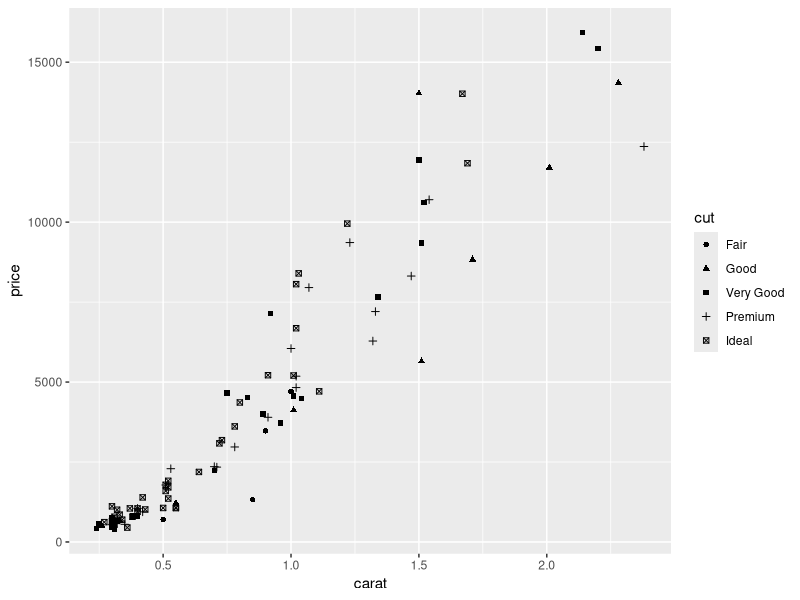
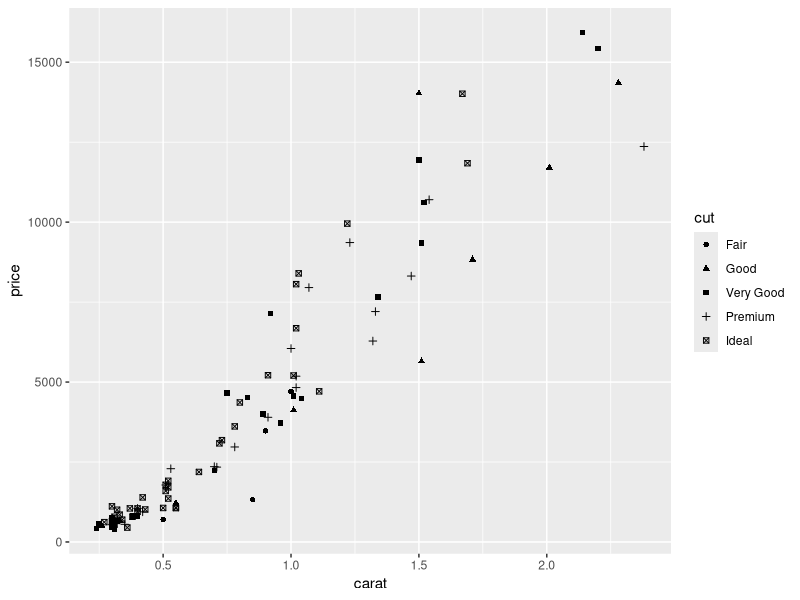
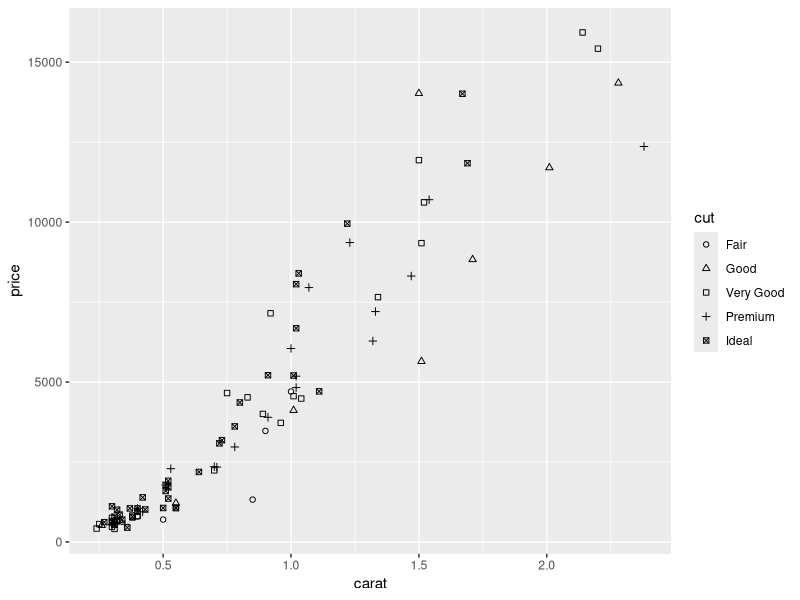
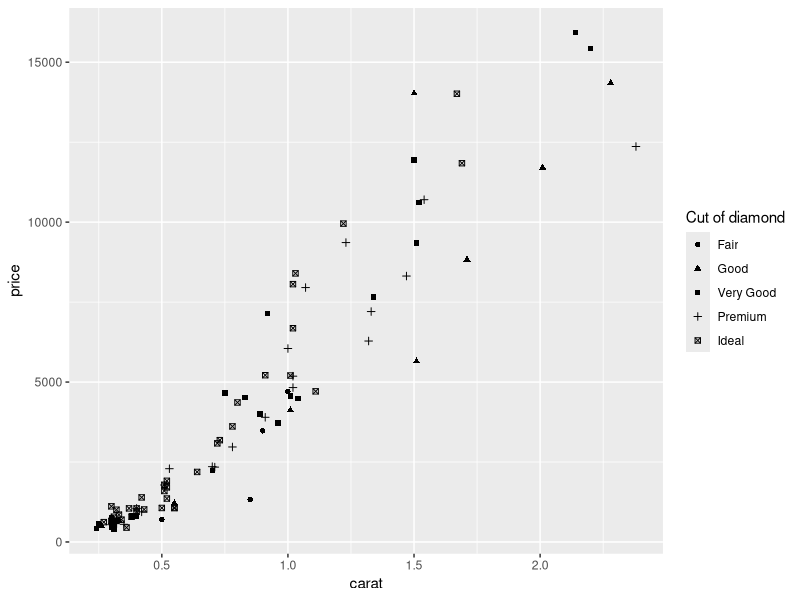
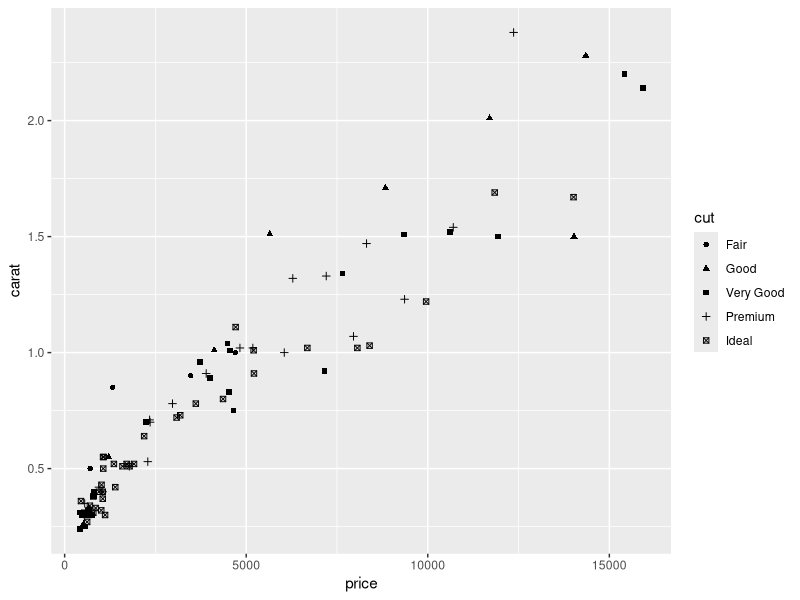
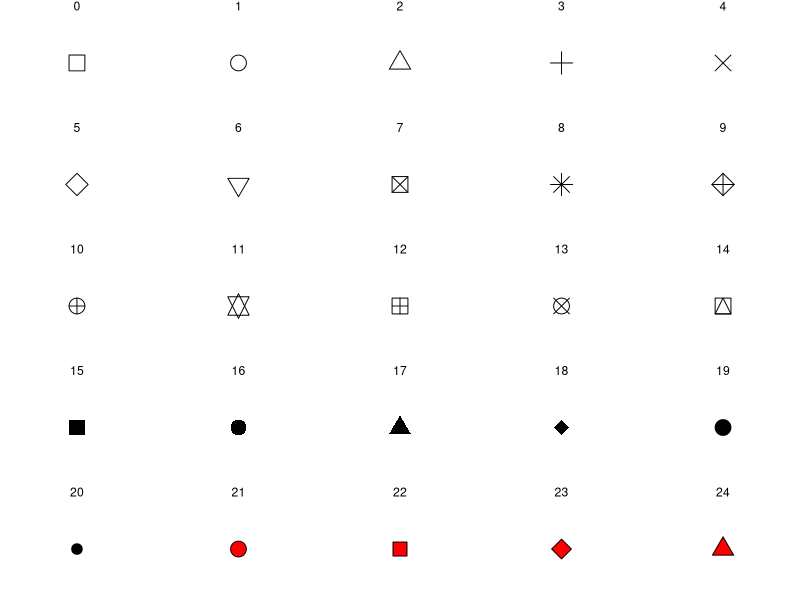

Write the R code that produced these figures, in order.
library(ggplot2)


### Name: scale_shape
### Title: Scales for shapes, aka glyphs
### Aliases: scale_shape scale_shape_discrete scale_shape_ordinal
###   scale_shape_continuous

### ** Examples

dsmall <- diamonds[sample(nrow(diamonds), 100), ]

(d <- ggplot(dsmall, aes(carat, price)) + geom_point(aes(shape = cut)))
d + scale_shape(solid = TRUE) # the default
d + scale_shape(solid = FALSE)
d + scale_shape(name = "Cut of diamond")

# To change order of levels, change order of
# underlying factor
levels(dsmall$cut) <- c("Fair", "Good", "Very Good", "Premium", "Ideal")

# Need to recreate plot to pick up new data
ggplot(dsmall, aes(price, carat)) + geom_point(aes(shape = cut))

# Show a list of available shapes
df_shapes <- data.frame(shape = 0:24)
ggplot(df_shapes, aes(0, 0, shape = shape)) +
  geom_point(aes(shape = shape), size = 5, fill = 'red') +
  scale_shape_identity() +
  facet_wrap(~shape) +
  theme_void()
